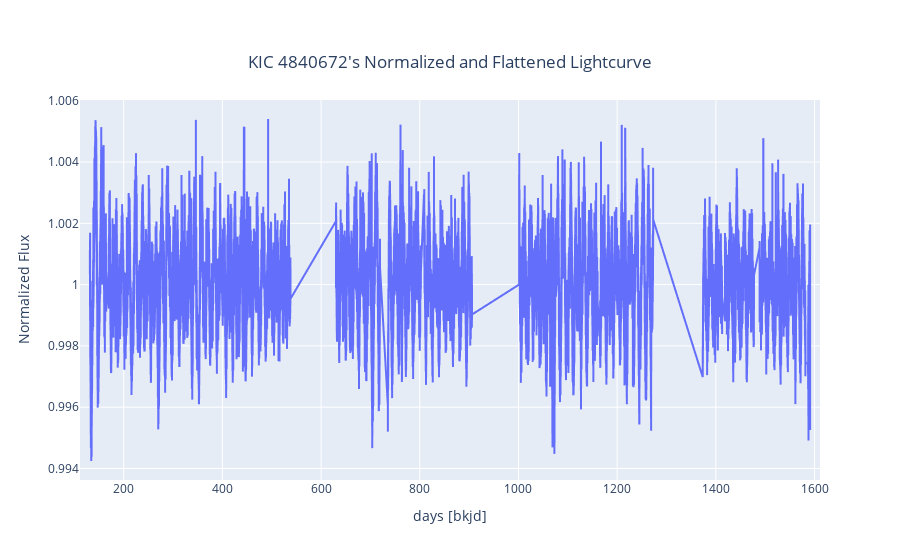

Notebook source saved alongside this figure:
### Code cell
test3[3].show()

### Figure 1 — Plotly figure (JSON) as saved in the notebook; plotly's stock layout.template omitted (floating-point values rounded to 4 significant figures; data arrays with more than 128 entries replaced by an {"elided": "..."} marker saying what was removed)
{"data": [{"type": "scattergl", "x": {"elided": "51797 float values"}, "y": {"elided": "51797 float values"}}], "layout": {"hovermode": false, "title": {"text": "KIC 4840672's Normalized and Flattened Lightcurve", "x": 0.5, "xanchor": "center", "y": 0.9, "yanchor": "top"}, "xaxis": {"autorange": false, "range": [111.5, 1611.0], "title": {"text": " days [bkjd]"}, "zeroline": false}, "yaxis": {"title": {"text": "Normalized Flux"}}}}
